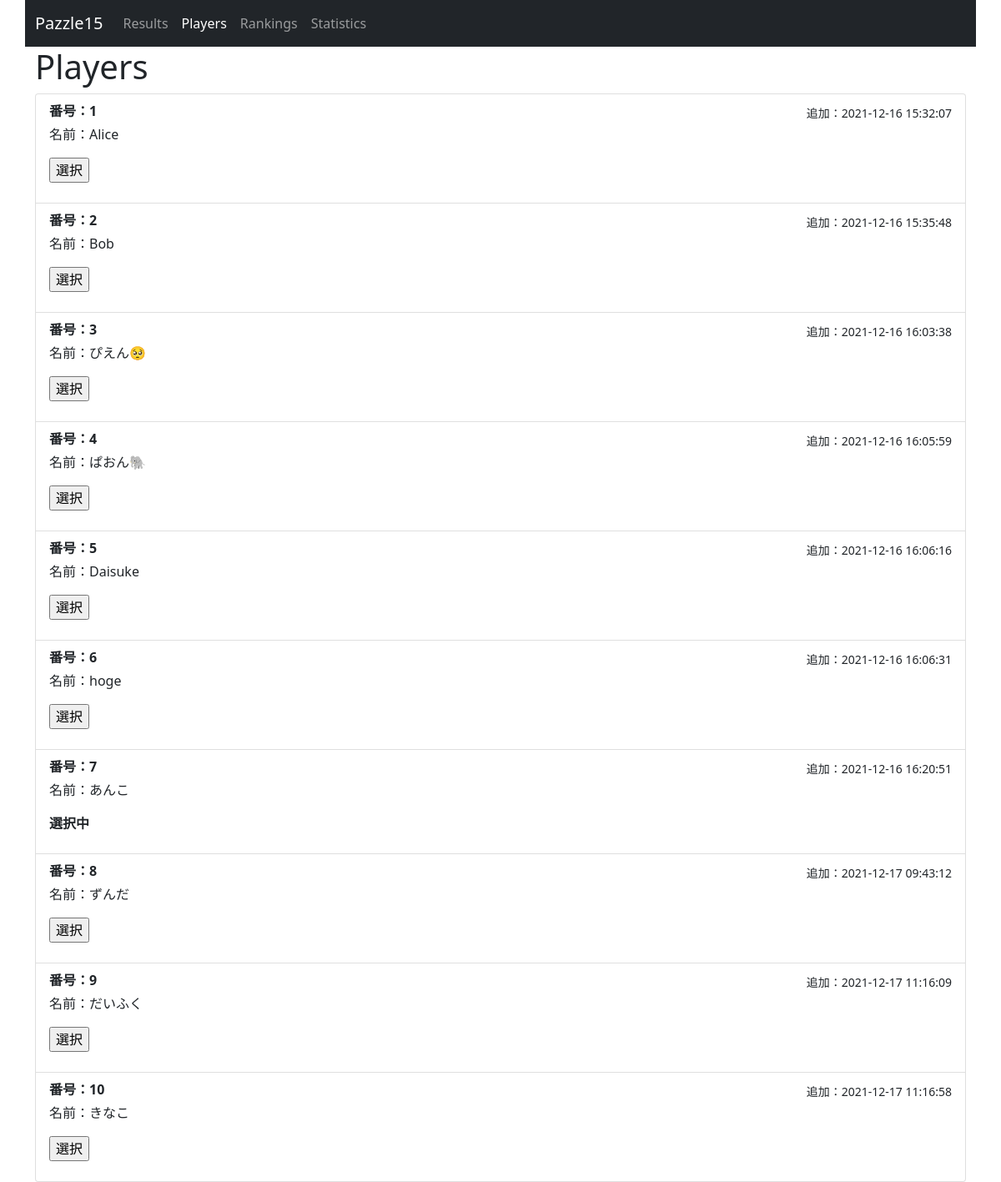
Before: /players with the older database file.
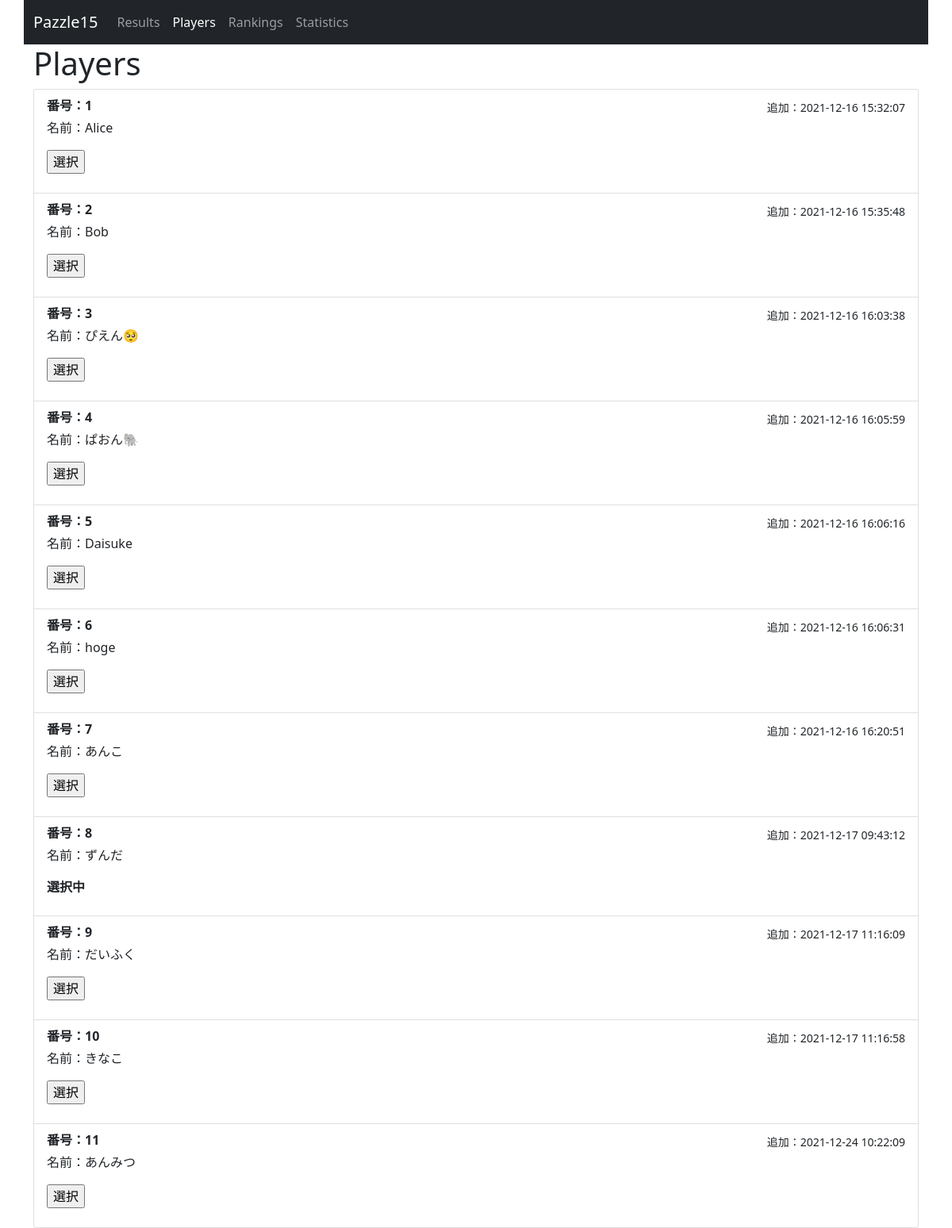
After: the same page with the newer database file.
### pazzle15/models.py (models this page shows, shortened)
class Player(db.Model):
    __tablename__ = "player"
    player_id = db.Column(db.Integer, primary_key=True, autoincrement=True)
    name = db.Column(db.String, nullable=False)
    created_dt = db.Column(db.DateTime(timezone=True), default=db.func.now())
    current = db.Column(db.Integer, server_default="0")
    def get_created_dt_jst(self):
        datetime_utc = datetime.datetime.strptime(str(self.created_dt) + "+0000", "%Y-%m-%d %H:%M:%S%z")
        datetime_jst = datetime_utc.astimezone(datetime.timezone(datetime.timedelta(hours=+9)))
        timestamp_jst = datetime.datetime.strftime(datetime_jst, '%Y-%m-%d %H:%M:%S')
        return timestamp_jst
    def is_current(self):
        return self.current==1

### pazzle15/views.py (the view)
@app.route('/players', methods=['GET'])
def players():
    players = Player.query.all()
    context_local = dict(
        players=players,
        **context
    )
    return render_template('players.html', **context_local)

### pazzle15/templates/players.html (shortened to what this page needs)
{% extends "page_layout.html" %}
{% block content %}
<h1>Players</h1>
<div class="list-group">
  {% for p in players %}
  <div class="list-group-item">
    <div class="d-flex align-items-center justify-content-between">
      <strong class="mb-1">
        番号：{{p.player_id}}
      </strong>
      <small>追加：{{ p.get_created_dt_jst() }}</small>
    </div>
    <p>名前：{{p.name}}</p>
    <p>
      {% if p.is_current() %}
      <strong>選択中</strong>
      {% else %}
    <form method="POST">
      <input type="submit" name="send" value="選択">
    </form>
    {% endif %}
    </p>
  </div>
  {% endfor %}
</div>
{% endblock %}

### pazzle15/templates/page_layout.html (shortened to what this page needs)
<!doctype html>
<html lang="ja">
<head>
  <link href="https://cdn.jsdelivr.net/npm/bootstrap@5.0.2/dist/css/bootstrap.min.css" rel="stylesheet"
>
  <link rel=stylesheet type=text/css href="{{ url_for('static', filename='style_result.css') }}">
</head>
<body>
<div class="container">
<div class="row">
{% include "navbar.html" %}
<div class="col">
{%- block content %}{% endblock %}
</div>
</div>
</div>
</body>
</html>

### pazzle15/templates/navbar.html (shortened to what this page needs)
<nav class="navbar navbar-expand-sm navbar-dark bg-dark">
    <a class="navbar-brand" href="/">Pazzle15</a>
    <div class="navbar-collapse collapse" id="navbarToggleExternalContent">
        <div class="navbar-nav">
            {%- for k in page_dict.keys() %}
            {%- if request.url_rule.endpoint == k %}
            <a class="nav-item nav-link active">
            {%- else %}
            <a href="/{{k}}" class="nav-item nav-link link-dark">
            {%- endif %}
                {{ page_dict[k] }}
            </a>
            {%- endfor %}
        </div>
    </div>
</nav>

Changed rows visible on the page:
changed Player "あんこ": send (not shown) → "選択"; no longer shows "選択中"
changed Player "ずんだ": send "選択" → (not shown); now shows "選択中"
added Player: player_id "11", get_created_dt_jst "2021-12-24 10:22:09", name "あんみつ"
